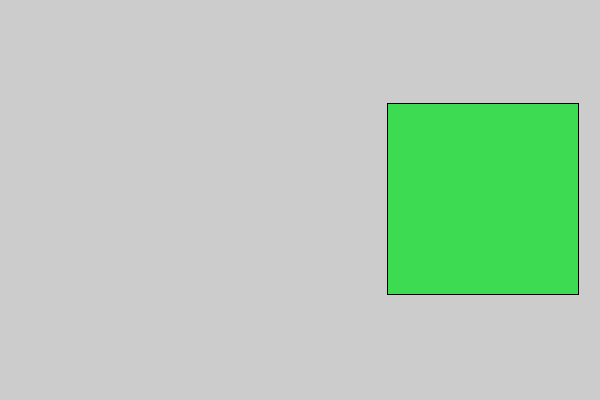
Frame 1 (no input)
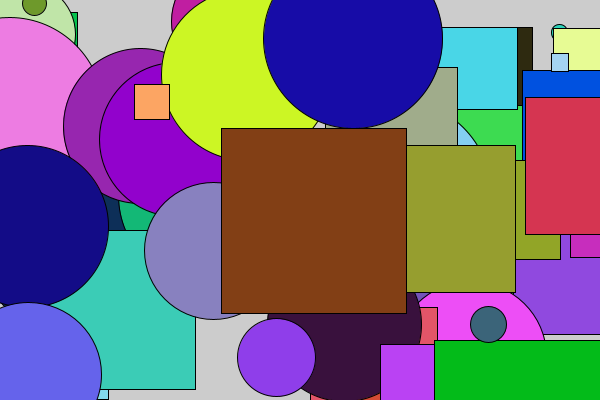
Frame 60 (the mouse pressed at the canvas centre just before this capture)
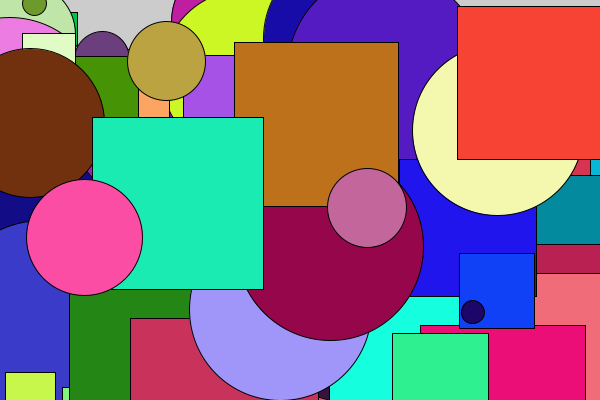
Frame 120 (the mouse held since frame 60 and released just before this capture)

The Processing sketch that drew these frames (run headless with seeded random() and noise(); from frame 60 on, the mouse is pressed at the canvas centre):

// Processing sketch: klasser
// ── klasser.pde
// initiering af variablen f
Firkant f;

color bg = color(0, 0, 0);
boolean firkant = true;

void setup() {
  size (600, 400);
}

void draw() {
  //background(bg);
  
  // initiering af objektet f
  f = new Firkant();
  // tegner firkanten på canvas
  if (firkant)
    f.drawFirkant();
  else
    f.drawCircle();
    
    firkant = !firkant;
}

// ── Firkant.pde
class Firkant {
  // klassens attributter/ tilstand
  float x, y;
  float size;
  color c;
  

  //konstroktøren
  Firkant() {
    // find to tilfældige værdier inden for canvas størrelsen

    this.x = random(600);
    this.y = random(400);
    
    this.size = random(200);
    
    this.c = color(round(random(255)), round(random(255)), round(random(255)));
  }

  // klassens metoder
  // tegn firkant på canvas
  void drawFirkant() {
    fill(this.c);
    square(x, y, size);
    fill(bg);
  }
  
  void drawCircle() {
    fill(this.c);
    circle(x, y, size);
    fill(bg);
  }
}
